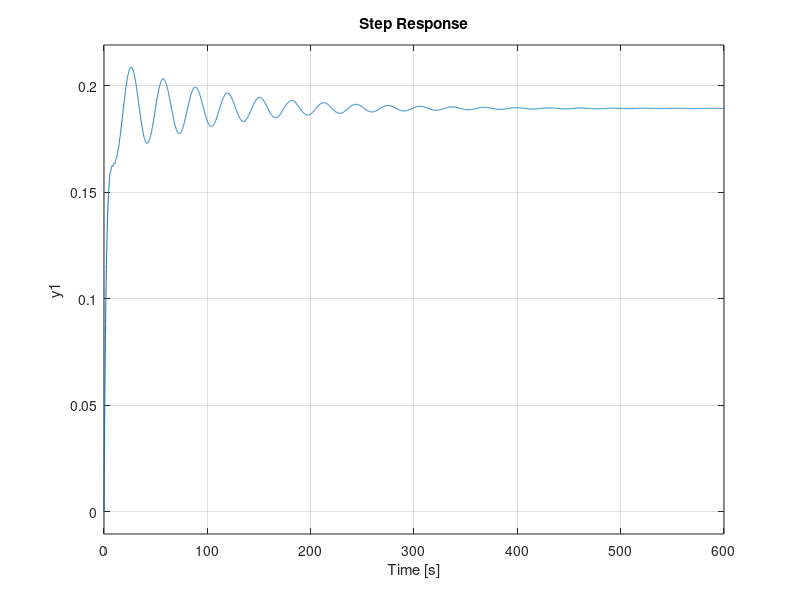

The MATLAB script that drew this image: (Note: this script raises an error after producing the figure.)
load statespace_data A B C D

% SISO: only first input, only first column of B
BSISO = B(:,1);
Bd = B(:,3);
DSISO = 0;
CSISO = C(1,:);


sys = -ss(A, BSISO, CSISO, DSISO);

bode(sys)

[b, a] = ss2tf(A, BSISO, CSISO, DSISO);
[bd, ad] = ss2tf(A, Bd, CSISO, DSISO);

Gsiso = -tf(b, a);
Gdisturbed = tf(bd, ad);

step(sys)
stepinfo(sys)

%% Figures
figure
pzmap(Gsiso)
p = pole(Gsiso);
z = zero(Gsiso);

[Gm, Pm, Wcg, Wcp] = margin(Gsiso);
Kp = 0.91;
Ki = 0.28;
Kd = 0;
K = pid(Kp,Ki,Kd);

CL = feedback(K, Gsiso);

% pidTuner(Gsiso)

figure
bode(CL)
step(CL)
stepinfo(CL)

%% H infinity

[K, CL, gamma] = hinfsyn(sys, 1, 1);

%% Fixed Structure SISO controller
s = tf('s');
Kp = realp('Kp',1);
Ki = realp('Ki',1);
Kd = realp('Kd',1);
Tf = realp('Tf',1);

Wp_simple = 0.95*(s+0.02*2*pi)/(0.0001*2*pi+s);
C_struct = Kp+Ki/s+(Kd*s)/(Tf*s+1);

% SISO hinfstruct

Wp_siso = Wp_simple;
Wp_siso.u = 'y_act';
Wp_siso.y = 'z1';

G_siso = -1*Gsiso;
G_siso.u = 'u';
G_siso.y = 'y_plant';

C_siso = C_struct;
C_siso.u = 'e';
C_siso.y = 'u';

Sum1 = sumblk('e = w_ref - y_act');
Sum2 = sumblk('y_act = y_plant + y_dist');
Siso_Con = connect(G_siso, Wp_siso, C_siso, Sum1, Sum2, {'w_ref', 'y_dist'} ,{'y_plant', 'z1'});

opt = hinfstructOptions ('Display', 'final', 'RandomStart', 5);
N_siso = hinfstruct(Siso_Con, opt);

% Extract controller gains :
Kp_opt = N_siso.Blocks.Kp.Value;

Ki_opt = N_siso.Blocks.Ki.Value;
Kd_opt = N_siso.Blocks.Kd.Value;
Tf_opt = N_siso.Blocks.Tf.Value;

Kfb_opt = Kp_opt + Ki_opt / s +( Kd_opt * s ) /( Tf_opt * s +1);
